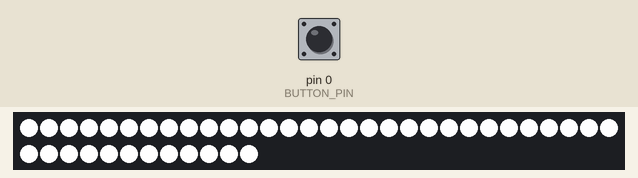
A sketch run on a simulated Arduino Uno, built with avr-gcc and run on an emulated ATmega328P. Parts: 42 RGB LEDs in strip order, left to right, continuing on the next row. Inputs (shaded band) come from the test bench; at power-on: pin 0 (BUTTON_PIN) HIGH.

Above: at 1.2 s.
1.3 s: pin 0 (BUTTON_PIN) pulled LOW for 0.15 s
At 2.1 s:
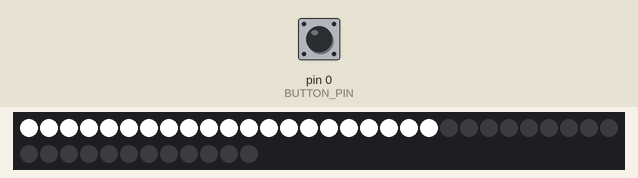
2.9 s: pin 0 (BUTTON_PIN) pulled LOW for 1 s
At 4.8 s:
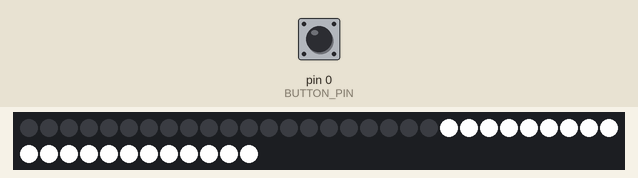
5.4 s: pin 0 (BUTTON_PIN) pulled LOW for 0.15 s
At 6.3 s:
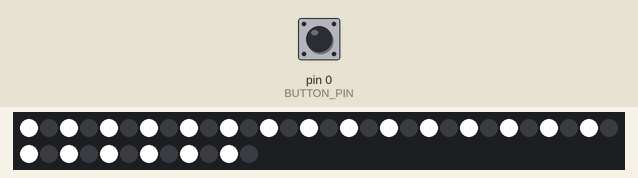
7.0 s: pin 0 (BUTTON_PIN) pulled LOW for 1 s
At 9.2 s:
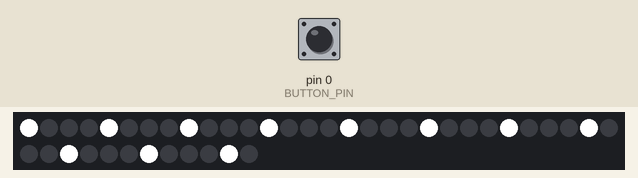
9.5 s: pin 0 (BUTTON_PIN) pulled LOW for 3.2 s
At 13.6 s:
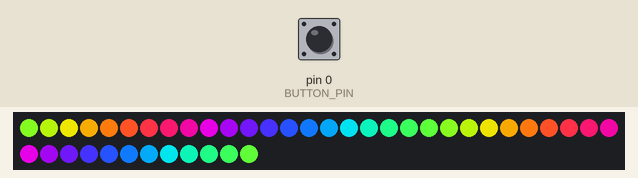
14.2 s: pin 0 (BUTTON_PIN) pulled LOW for 0.15 s
At 15.5 s:
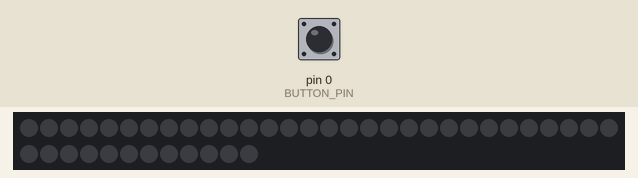
Timing chart, 0 to 16.8 s (numbered marks = the images above; inputs shaded):
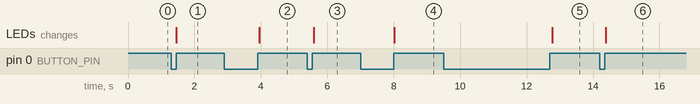

The sketch:

led_strip.ino
```cpp
#include <FastLED.h>
#include <math.h>
#include <avr/power.h>
#define FASTLED_FORCE_SOFTWARE_SPI
#define NUM_LEDS 42
#define BUTTON_PIN 0
#define DATA_PIN 1
#define CLOCK_PIN 2

typedef enum {
  MODE_ONE = 0,
  MODE_TWO,
  MODE_THREE,
  MODE_FOUR,
  MODE_FIVE,
  MODE_SIX,
  MODE_SEVEN,
  MODE_COUNT
  }LightMode;

bool buttonState = false;
LightMode lightMode = MODE_ONE;
CRGB leds[NUM_LEDS];
int rainbowCycleCurrent = 0;

void modeOne () { //All Off
    for (int i =0; i < NUM_LEDS; i++) {
        leds[i] = CRGB::Black;
    }
    return;
  }
void modeTwo () { //All On
    for (int i =0; i < NUM_LEDS; i++) {
        leds[i] = CRGB::White;
    }
    return;
  }
void modeThree () { //Left Half On
    for (int i=0; i < NUM_LEDS; i++) {
        if (i < (NUM_LEDS/2)) {
          leds[i] = CRGB::White;
        }
        else {
          leds[i] = CRGB::Black;
          }
    }
    return;
  }
void modeFour () {  //Right Half On
    for (int i=0; i < NUM_LEDS; i++) {
        if (i >= (NUM_LEDS/2)){
          leds[i] = CRGB::White;
        }
        else {
          leds[i] = CRGB::Black;
          }
      }
      return;
  }
void modeFive () {  //Every Other LED Lit
    for (int i =0; i < NUM_LEDS; i++){
    if ( (i%2) == 0 ) {
        leds[i] = CRGB::White;
      }
      else {
        leds[i] = CRGB::Black;
        }
    }
    return;
  }

void modeSix() {  //Every 4th LED is Lit
  for (int i=0; i <NUM_LEDS; i++) {
    if ((i%4) == 0) {
      leds[i] = CRGB::White;
      }
     else {
      leds[i] = CRGB::Black;
      }
    }
  }

void modeSeven () { //Rainbow Gradient
  double frequency =.3;
  for (int i = 0; i < NUM_LEDS; i++) {
     int r = sin(frequency*i + 0) * 127 +128;
     int g = sin(frequency*i + 2) * 127 +128;
     int b = sin(frequency*i + 4) * 127 +128;
     leds[i].r = r;
     leds[i].g = g;
     leds[i].b = b;
  }
  return;
}


void setup() {
      FastLED.addLeds<APA102, DATA_PIN, CLOCK_PIN, BGR, DATA_RATE_MHZ(12)>(leds, NUM_LEDS);
      pinMode(BUTTON_PIN, INPUT_PULLUP);
      if (F_CPU == 16000000) clock_prescale_set(clock_div_1);
}
    void loop() {
      bool curButtonState = digitalRead(BUTTON_PIN);
      if (!buttonState && curButtonState) {
          buttonState = true;
          lightMode = (LightMode) ((lightMode+1)%MODE_COUNT);
        }
        else if (!curButtonState) {
          buttonState = false;
        }
        switch(lightMode) {
          case MODE_ONE:
            modeOne();
            break;
          case MODE_TWO:
            modeTwo();
            break;
          case MODE_THREE:
            modeThree();
            break;
          case MODE_FOUR:
            modeFour();
            break;
          case MODE_FIVE:
            modeFive();
            break;
          case MODE_SIX:
            modeSix();
            break;
         case MODE_SEVEN:
            modeSeven();
            break;
        }
        FastLED.show();
        delay(60);
    }
```

Measured:
- after the input at 1.3 s, the LEDs: change after 0.16 s (image 1)
- after the input at 2.9 s, the LEDs: change after 1.0 s (image 2)
- after the input at 5.4 s, the LEDs: change after 0.19 s (image 3)
- after the input at 7.0 s, the LEDs: change after 1.0 s (image 4)
- after the input at 9.5 s, the LEDs: change after 3.3 s (image 5)
- after the input at 14.2 s, the LEDs: change after 0.19 s (image 6)
